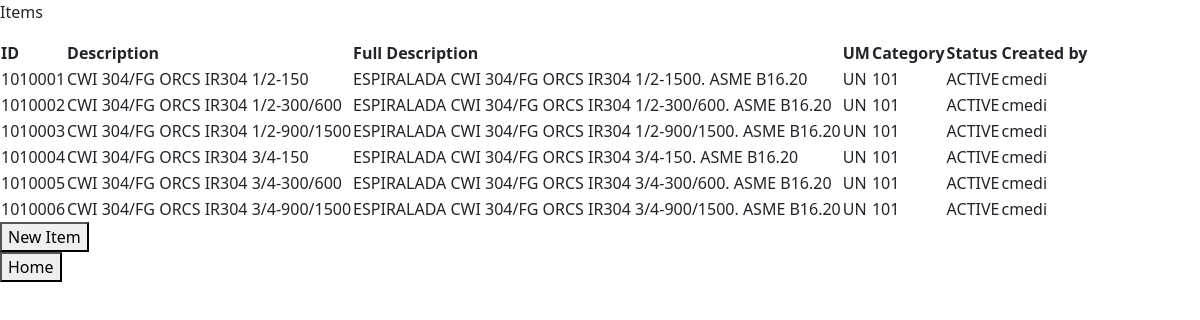
/get_items, run on an earlier commit of the app's database.
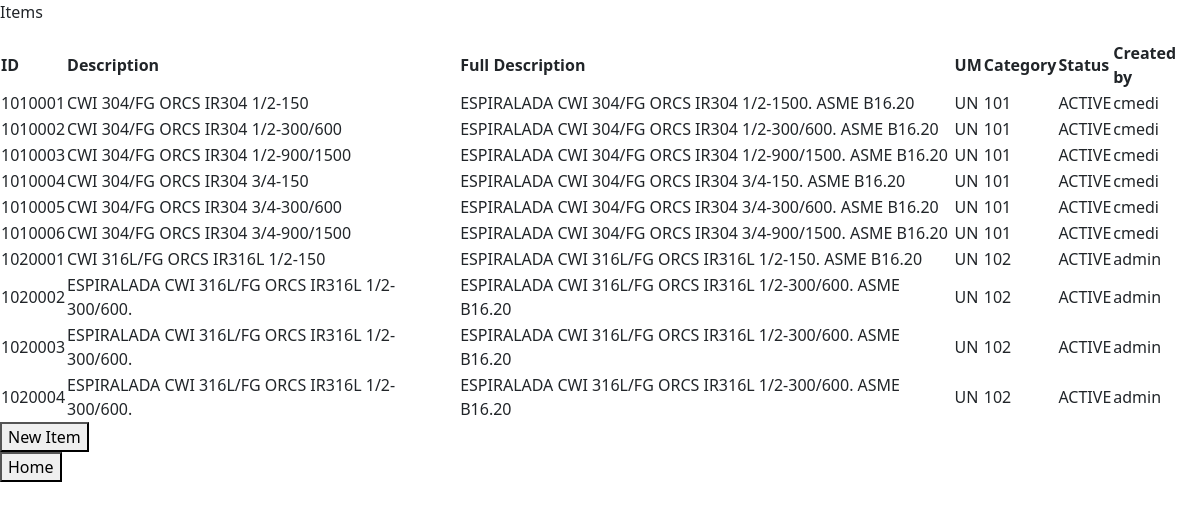
And on a later commit of the database.
### tables this page shows
CREATE TABLE items (id INTEGER NOT NULL UNIQUE, description TEXT NOT NULL, full_description TEXT, um TEXT NOT NULL DEFAULT UN, category_id INTEGER NOT NULL, status TEXT NOT NULL DEFAULT active, created_by TEXT, FOREIGN KEY (category_id) REFERENCES item_categories (id) ON DELETE RESTRICT, FOREIGN KEY (created_by) REFERENCES users (username) ON DELETE SET NULL);

### app.py (the view)
@app.route ("/get_items", methods = ["GET"])
def get_items():
    items = db.execute("SELECT * FROM items")
    return render_template("items.html", items=items)

### app.py (called while the page is built)
@app.after_request
def after_request(response):
    response.headers["Cache-Control"] = "no-cache, no-store, must-revalidate"
    response.headers["Expires"] = 0
    response.headers["Pragma"] = "no-cache"
    return response

### templates/items.html (shortened to what this page needs)
{% extends "layout.html" %}
{% block body %}
    <p>Items</p>
    <table>
        <thead>
            <tr>
                <th>ID</th>
                <th>Description</th>
                <th>Full Description</th>
                <th>UM</th>
                <th>Category</th>
                <th>Status</th>
                <th>Created by</th>
            </tr>
        </thead>
        <tbody>
            {% for item in items %}
            <tr>
                <td>{{ item["id"] }}</td>
                <td>{{ item["description"] }}</td>
                <td>{{ item["full_description"] }}</td>
                <td>{{ item["um"] }}</td>
                <td>{{ item["category_id"] }}</td>
                <td>{{ item["status"] }}</td>
                <td>{{ item["created_by"] }}</td>
            </tr>
            {% endfor %}
        </tbody>
    </table>
    <form method="get" action="/create_item">
        <button type="submit">New Item</button>
    </form>
    <form method="get" action="/">
        <button type="submit">Home</button>
    </form>
{% endblock %}

### templates/layout.html (shortened to what this page needs)
<!DOCTYPE html>
<html lang="en">
<head>
    <link href="https://cdn.jsdelivr.net/npm/bootstrap@5.0.2/dist/css/bootstrap.min.css" rel="stylesheet">
</head>
<body>
    {% block body %}{% endblock %}
</body>
</html>

What changed in the data, as far as the page shows it:
added items: id "1020001", description "CWI 316L/FG ORCS IR316L 1/2-150", full_description "ESPIRALADA CWI 316L/FG ORCS IR316L 1/2-150. ASME B16.20", um "UN", category_id "102", status "ACTIVE", created_by "admin"
added items: id "1020002", description "ESPIRALADA CWI 316L/FG ORCS IR316L 1/2-300/600.", full_description "ESPIRALADA CWI 316L/FG ORCS IR316L 1/2-300/600. ASME B16.20", um "UN", category_id "102", status "ACTIVE", created_by "admin"
added items: id "1020003", description "ESPIRALADA CWI 316L/FG ORCS IR316L 1/2-300/600.", full_description "ESPIRALADA CWI 316L/FG ORCS IR316L 1/2-300/600. ASME B16.20", um "UN", category_id "102", status "ACTIVE", created_by "admin"
added items: id "1020004", description "ESPIRALADA CWI 316L/FG ORCS IR316L 1/2-300/600.", full_description "ESPIRALADA CWI 316L/FG ORCS IR316L 1/2-300/600. ASME B16.20", um "UN", category_id "102", status "ACTIVE", created_by "admin"
